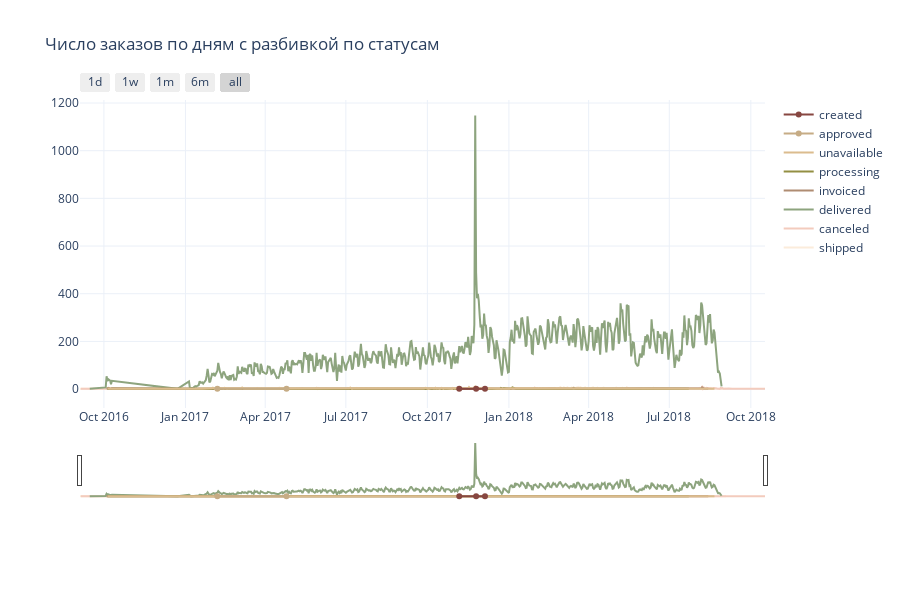

Source (notebook cell):
### Code cell
fig = go.Figure()
statuses = grouped['order_status'].unique()
colors=['#FBECDB','#F3CBBD','#8DA47E','#AF8C72','#938F43','#DBBC8E','#C6AC85','#874741']
for index, status in enumerate(statuses):
    color = colors[index]
    fig.add_trace(go.Scatter(
        x=grouped[grouped['order_status'] == status]['order_purchase_date'],
        y=grouped[grouped['order_status'] == status]['counts'],
        name=status,
        line=dict(color=color) 
    ))


fig.update_layout(
    title='Число заказов по дням с разбивкой по статусам',
    dragmode="pan",
    hovermode="x",
    legend=dict(traceorder="reversed"),
    height=600,
    template="plotly_white",
    margin=dict(
        t=100,
        b=100),
    xaxis=dict(
        rangeselector=dict(
            buttons=list([
                dict(count=1, label='1d', step='day', stepmode='backward'),
                dict(count=7, label='1w', step='day', stepmode='backward'),
                dict(count=1, label='1m', step='month', stepmode='backward'),
                dict(count=6, label='6m', step='month', stepmode='backward'),
                dict(step='all')
            ])
        ),
        rangeslider=dict(visible=True),
        type='date'
    )
)

fig.show()

### Figure 1 — Plotly figure (JSON) as saved in the notebook; plotly's stock layout.template omitted (floating-point values rounded to 4 significant figures; data arrays with more than 128 entries replaced by an {"elided": "..."} marker saying what was removed)
{"data": [{"line": {"color": "#FBECDB"}, "name": "shipped", "type": "scatter", "x": {"elided": "454 str values"}, "y": {"elided": "454 int values"}}, {"line": {"color": "#F3CBBD"}, "name": "canceled", "type": "scatter", "x": {"elided": "340 str values"}, "y": {"elided": "340 int values"}}, {"line": {"color": "#8DA47E"}, "name": "delivered", "type": "scatter", "x": {"elided": "612 str values"}, "y": {"elided": "612 int values"}}, {"line": {"color": "#AF8C72"}, "name": "invoiced", "type": "scatter", "x": {"elided": "212 str values"}, "y": {"elided": "212 int values"}}, {"line": {"color": "#938F43"}, "name": "processing", "type": "scatter", "x": {"elided": "203 str values"}, "y": {"elided": "203 int values"}}, {"line": {"color": "#DBBC8E"}, "name": "unavailable", "type": "scatter", "x": {"elided": "308 str values"}, "y": {"elided": "308 int values"}}, {"line": {"color": "#C6AC85"}, "name": "approved", "type": "scatter", "x": ["2017-02-06", "2017-04-25"], "y": [1, 1]}, {"line": {"color": "#874741"}, "name": "created", "type": "scatter", "x": ["2017-11-06", "2017-11-25", "2017-12-05"], "y": [1, 1, 1]}], "layout": {"dragmode": "pan", "height": 600, "hovermode": "x", "legend": {"traceorder": "reversed"}, "margin": {"b": 100, "t": 100}, "title": {"text": "Число заказов по дням с разбивкой по статусам"}, "xaxis": {"rangeselector": {"buttons": [{"count": 1, "label": "1d", "step": "day", "stepmode": "backward"}, {"count": 7, "label": "1w", "step": "day", "stepmode": "backward"}, {"count": 1, "label": "1m", "step": "month", "stepmode": "backward"}, {"count": 6, "label": "6m", "step": "month", "stepmode": "backward"}, {"step": "all"}]}, "rangeslider": {"visible": true}, "type": "date"}}}
